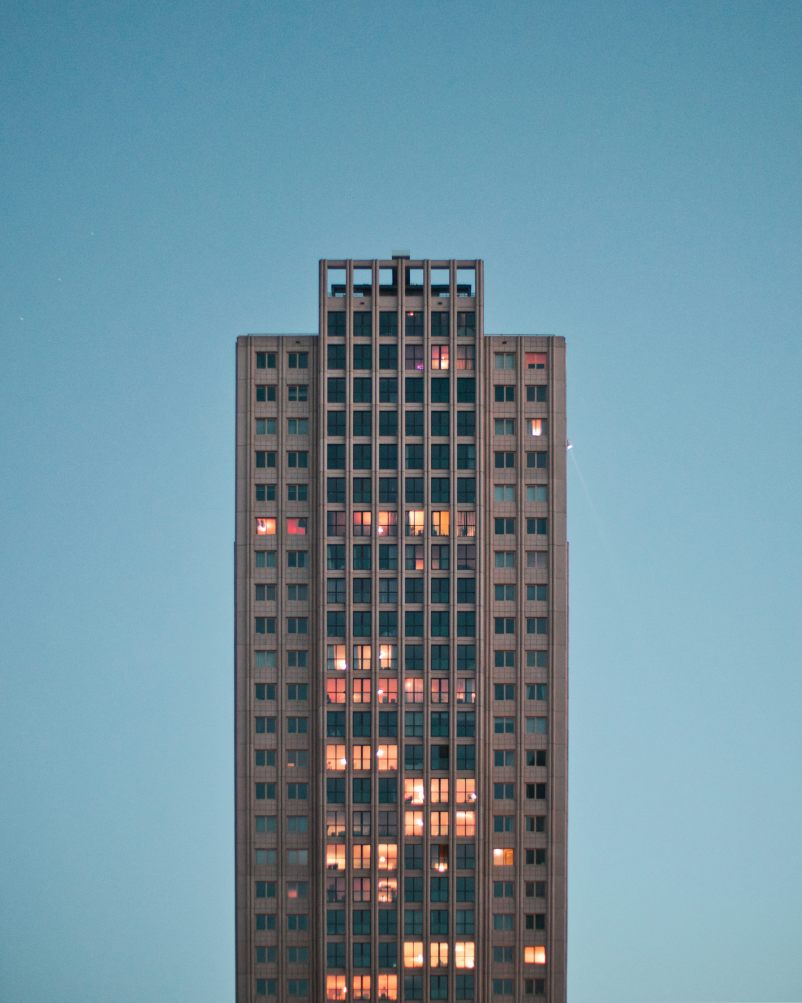
#> input picture data/real_world/Photos-02-gray concrete high-rise building.jpg, 4008 x 5013 px (shown at 1/5 size); its folder holds only this picture in this run
$ python label_images.py
#> lines starting #> are read from the running program, lines starting #| are printed output that depends on the picture
#!/usr/bin/env python3
from __future__ import annotations
"""Label images under data/ with a local Ollama vision model (qwen3-vl:8b)."""
"""Generated by cursor/auto"""

import argparse
import base64
import io
import json
import sys
import time
import urllib.error
import urllib.request
from pathlib import Path

from PIL import Image

IMAGE_EXTENSIONS = {".jpg", ".jpeg", ".png", ".webp", ".bmp", ".gif"}
DEFAULT_MODEL = "qwen3-vl:8b"
DEFAULT_PROMPT = (
    "Describe this image briefly with a few keywords. "
    "Style examples: concrete building with many windows; blue waterfall; "
    "industrial factory with conveyor belts. "
    "Reply with one short line only."
)


def parse_args() -> argparse.Namespace:
    root = Path(__file__).resolve().parents[1]
    parser = argparse.ArgumentParser(
        description="Label Satisfactory / real-world images via Ollama vision."
    )
    parser.add_argument(
        "--data-dir",
        type=Path,
        default=root / "data",
        help="Directory containing source image folders (default: data/)",
    )
    parser.add_argument(
        "--output",
        type=Path,
        default=root / "data" / "labels.json",
        help="Output JSON path (default: data/labels.json)",
    )
    parser.add_argument(
        "--model",
        default=DEFAULT_MODEL,
        help=f"Ollama model name (default: {DEFAULT_MODEL})",
    )
    parser.add_argument(
        "--host",
        default="http://127.0.0.1:11434",
        help="Ollama base URL",
    )
    parser.add_argument(
        "--max-side",
        type=int,
        default=768,
        help="Resize longest image side before sending (default: 768)",
    )
    parser.add_argument(
        "--limit",
        type=int,
        default=0,
        help="Label at most N images (0 = all)",
    )
    parser.add_argument(
        "--force",
        action="store_true",
        help="Relabel images even if already present in the output file",
    )
    return parser.parse_args()


def collect_images(data_dir: Path) -> list[Path]:
    images: list[Path] = []
    for path in sorted(data_dir.rglob("*")):
        if path.is_file() and path.suffix.lower() in IMAGE_EXTENSIONS:
            images.append(path)
    return images


def encode_image(path: Path, max_side: int) -> str:
#> called with max_side = 768
    with Image.open(path) as im:
#> im is the input picture: PIL image 4008x5013 RGB; mean R, G, B 111.8, 144.7, 158.5
        rgb = im.convert("RGB")
        rgb.thumbnail((max_side, max_side))
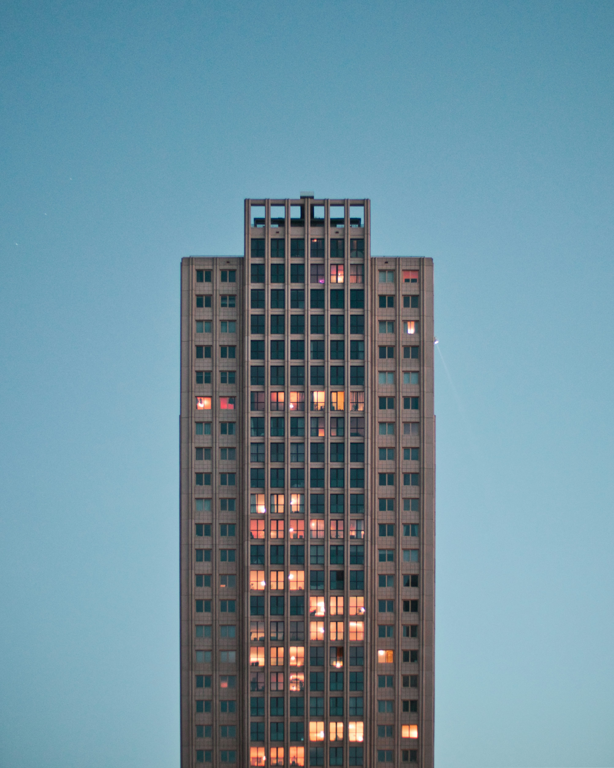
#> rgb: PIL image 614x768 RGB; mean R, G, B 111.7, 144.6, 158.4
        buf = io.BytesIO()
        rgb.save(buf, format="JPEG", quality=80)
    return base64.b64encode(buf.getvalue()).decode("ascii")


def clean_description(text: str) -> str:
    text = text.strip().strip('"').strip("'")
    # Drop accidental leftover think tags if the model leaks them.
    if "</think>" in text:
        text = text.split("</think>", 1)[-1].strip()
    lines = [line.strip() for line in text.splitlines() if line.strip()]
    return lines[-1] if lines else text


def label_image(
    path: Path,
    *,
    host: str,
    model: str,
    max_side: int,
    timeout: float = 300.0,
) -> str:
    payload = {
        "model": model,
        "messages": [
            {
                "role": "user",
                "content": DEFAULT_PROMPT,
                "images": [encode_image(path, max_side)],
            }
        ],
        "stream": False,
        # qwen3-vl:8b is a thinking model; give it room to finish reasoning
        # and emit the short description in message.content.
        "options": {
            "num_predict": 1024,
            "temperature": 0.2,
        },
    }
    req = urllib.request.Request(
        f"{host.rstrip('/')}/api/chat",
        data=json.dumps(payload).encode("utf-8"),
        headers={"Content-Type": "application/json"},
        method="POST",
    )
#> (the run stopped early here; a loop or call above may not have finished)
